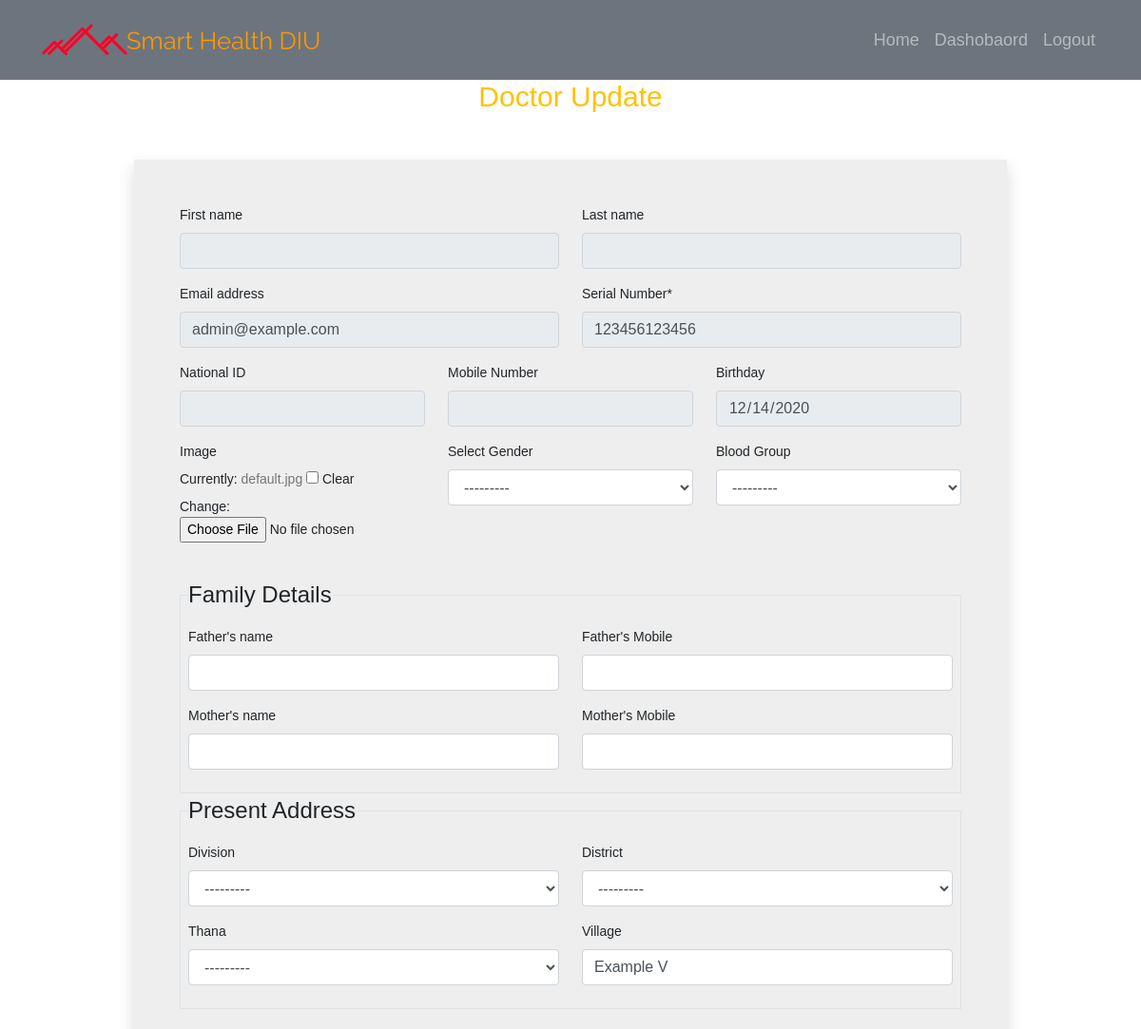
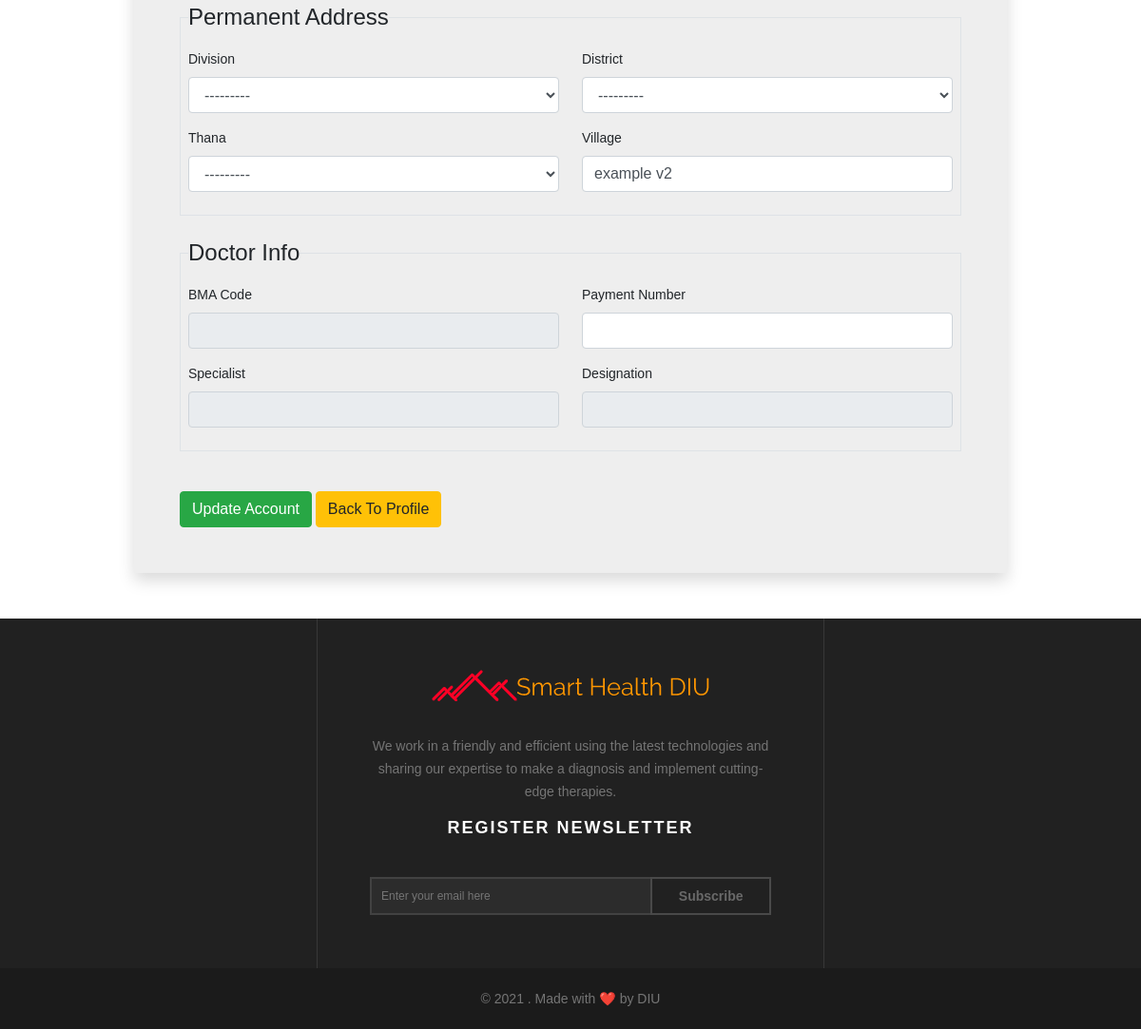
Screenshot of /doctor/1/update/ (signed in) with the database file from the repository (2 pictures, top to bottom).
### users/models.py (models this page shows, shortened)
class User(AbstractUser):
    USER_TYPE_CHOICES = (
        (1, 'admin'),
        (2, 'doctor'),
        (3, 'patients'),
        (4, 'doctor admin'),
        (5, 'patient admin'),
    )
    VERIFY_STATUS = (
        ('yes', 'yes'),
        ('no', 'no')
    )
    GENDER_CHOICES = (
        ('Male', 'Male'),
        ('Female', 'Female'),
    )
    BG_CHOICES = (
        ('O+', 'O+'),
        ('O-', 'O-'),
        ('A+', 'A+'),
        ('A-', 'A-'),
        ('B+', 'B+'),
        ('B-', 'B-'),
        ('AB+', 'AB+'),
        ('AB-', 'AB-'),
    )
    DESIGNATION_CHOICES = (
        ('Professor', 'Professor'),
	    ('Associate Professor', 'Associate Professor'),
	    ('Assistant Professor', 'Assistant Professor'),
        ('Consultant', 'Consultant'),
	    ('Registras', 'Registras'),
	    ('Assistant Registras', 'Assistant Registras'),
	    ('IMO', 'IMO'),
        ('EMO', 'EMO'),
        ('RMO', 'RMO'),
        ('HMO', 'HMO'),
        ('Other', 'Other')
    )
    username = None
    sn = models.CharField(verbose_name='Serial Number', max_length=12, unique=True, error_messages={'required': 'Your Name is Required'})
    pm_division = models.ForeignKey(Division, verbose_name='Division', related_name='pm_division', on_delete=models.DO_NOTHING, null=True, blank=True)
    pm_district = models.ForeignKey(District, verbose_name='District', related_name='pm_district', on_delete=models.DO_NOTHING, null=True, blank=True)
    pm_thana = models.ForeignKey(Thana, verbose_name='Thana', related_name='pm_thana', on_delete=models.DO_NOTHING, null=True, blank=True)
    ps_division = models.ForeignKey(Division, verbose_name='Division', related_name='ps_division', on_delete=models.DO_NOTHING, null=True, blank=True)
    ps_district = models.ForeignKey(District, verbose_name='District', related_name='ps_district', on_delete=models.DO_NOTHING, null=True, blank=True)
    ps_thana = models.ForeignKey(Thana, verbose_name='Thana', related_name='ps_thana', on_delete=models.DO_NOTHING, null=True, blank=True)
    pm_village = models.CharField(verbose_name='Village',max_length=50, null=True, blank=True)
    ps_village = models.CharField(verbose_name='Village',max_length=50, null=True, blank=True)
    pm_union = models.CharField(verbose_name='Union',max_length=50, null=True, blank=True)
    ps_union = models.CharField(verbose_name='Union',max_length=50, null=True, blank=True)
    pm_ward = models.CharField(verbose_name='Ward',max_length=50, null=True, blank=True)
    ps_ward = models.CharField(verbose_name='Ward',max_length=50, null=True, blank=True)
    birthday = models.DateField(null=True, blank=True)
    image = models.ImageField(default='default.jpg', upload_to='users', null=True, blank=True)
    verified = models.CharField(max_length=10, choices=VERIFY_STATUS, null=True, default='no')
    user_type = models.PositiveIntegerField(choices=USER_TYPE_CHOICES, default=3, blank=True, null=True)
    mobile = models.CharField(verbose_name='Mobile Number', max_length=11, blank=True)
    payment = models.CharField(verbose_name='Payment Number', max_length=11, null=True, blank=True)
    nid = models.CharField(verbose_name='National ID', max_length=10, unique=True, blank=True, null=True)
    bma = models.CharField(verbose_name='BMA Code', max_length=20, unique=True, blank=True, null=True)
    institute = models.CharField(verbose_name='Institute', max_length=100, blank=True, null=True)
    designation = models.CharField(verbose_name='Designation', max_length=50, choices=DESIGNATION_CHOICES, blank=True, null=True)
    specialist = models.ForeignKey(Speciality, verbose_name='Specialist', blank=True, null=True, on_delete=models.CASCADE)
    father_name = models.CharField(verbose_name='Father\'s name', max_length=25, null=True, blank=True)
    mother_name = models.CharField(verbose_name='Mother\'s name', max_length=25, null=True, blank=True)
    father_mobile = models.CharField(verbose_name='Father\'s Mobile', max_length=11, null=True, blank=True)
    mother_mobile = models.CharField(verbose_name='Mother\'s Mobile', max_length=11, null=True, blank=True)
    bg = models.CharField(verbose_name='Blood Group', max_length=11, choices=BG_CHOICES, null=True, blank=True)
    gender = models.CharField(verbose_name='Select Gender', max_length=11, choices=GENDER_CHOICES, null=True, blank=True)
    USERNAME_FIELD = 'sn'

### users/views.py (the view, shortened to what this page needs)
# urls.py: path('doctor/<int:pk>/update/', DoctorUpdateView.as_view(), name='doctor-update'),
class DoctorUpdateView(LoginRequiredMixin, UserPassesTestMixin, UpdateView):
    model = User
    form_class = UpdateForm
    template_name = 'users/doctor_update.html'
    def test_func(self):
        obj = self.get_object()
        if obj.id == self.request.user.id:
            return True

### users/models.py (called while the page is built)
    def __str__(self):
        return self.name

    def __str__(self):
        return self.name

    def __str__(self):
        return self.name

### users/templates/users/doctor_update.html (shortened to what this page needs)
{% extends 'users/dashboard/base.html' %}
{% load crispy_forms_tags %}
{% block content %}
    <h3 class="text-center text-warning">Doctor Update</h3>
    <div class="row my-5">
        <form action="" method="POST" class="w-75 mx-auto p-5 shadow" style="background-color: #eee;" id="regForm" enctype="multipart/form-data" data-districts-url="{% url 'ajax_load_districts' %}" data-thanas-url="{% url 'ajax_load_thanas' %}" novalidate>
            <div class="row">
                <div class="col-md-6">
                    {{ form.first_name|as_crispy_field }}
                </div>
                <div class="col-md-6">
                    {{ form.last_name|as_crispy_field }}
                </div>
            </div>
            <div class="row">
                <div class="col-md-6">
                    {{ form.email|as_crispy_field }}
                </div>
                <div class="col-md-6">
                    {{ form.sn|as_crispy_field }}
                </div>
            </div>
            <div class="row">
                <div class="col-md-4">
                    {{ form.nid|as_crispy_field }}
                </div>
                <div class="col-md-4">
                    {{ form.mobile|as_crispy_field }}
                </div>
                <div class="col-md-4">
                    {{ form.birthday|as_crispy_field }}
                </div>
            </div>
            <div class="row">
                <div class="col-md-4">
                    {{ form.image|as_crispy_field }}
                </div>
                <div class="col-md-4">
                    {{ form.gender|as_crispy_field }}
                </div>
                <div class="col-md-4">
                    {{ form.bg|as_crispy_field }}
                </div>
            </div>
            <br>
            <fieldset class="border p-2">
                <legend class="w-auto">Family Details</legend>
                <div class="row">
                    <div class="col-md-6">
                        {{ form.father_name|as_crispy_field }}
                    </div>
                    <div class="col-md-6">
                        {{ form.father_mobile|as_crispy_field }}
                    </div>
                    <div class="col-md-6">
                        {{ form.mother_name|as_crispy_field }}
                    </div>
                    <div class="col-md-6">
                        {{ form.mother_mobile|as_crispy_field }}
                    </div>
                </div>
            </fieldset>
            <fieldset class="border p-2">
                <legend class="w-auto">Present Address</legend>
                <div class="row">
                    <div class="col-md-6">
                        {{ form.ps_division|as_crispy_field }}
                    </div>
                    <div class="col-md-6">
                        {{ form.ps_district|as_crispy_field }}
                    </div>
                    <div class="col-md-6">
                        {{ form.ps_thana|as_crispy_field }}
                    </div>
                    <div class="col-md-6">
                        {{ form.ps_village|as_crispy_field }}
                    </div>
                </div>
            </fieldset>
            <br>
            <fieldset class="border p-2">
                <legend class="w-auto">Permanent Address</legend>
                <div class="row">
                    <div class="col-md-6">
                        {{ form.pm_division|as_crispy_field }}
                    </div>
                    <div class="col-md-6">
                        {{ form.pm_district|as_crispy_field }}
                    </div>
                    <div class="col-md-6">
                        {{ form.pm_thana|as_crispy_field }}
                    </div>
                    <div class="col-md-6">
                        {{ form.pm_village|as_crispy_field }}
                    </div>
                </div>
            </fieldset>
            <br>
            <fieldset class="border p-2">
                <legend class="w-auto">Doctor Info</legend>
                <div class="row">
                    <div class="col-md-6">
                        {{ form.bma|as_crispy_field }}
                    </div>
                    <div class="col-md-6">
                        {{ form.payment|as_crispy_field }}
                    </div>
                    <div class="col-md-6">
                        {{ form.specialist|as_crispy_field }}
                    </div>
                    <div class="col-md-6">
                        {{ form.designation|as_crispy_field }}
                    </div>
                </div>
            </fieldset>
            <br>
            <br>
            <button type="submit" class="btn btn-success submit">Update Account</button>
            <a href="{% url 'user-profile' request.user.id %}" class="btn btn-warning">Back To Profile</a>
        </form>
    </div>
    {% endblock content %}

### users/static/dc/css/style.css (style rules this page uses)
* { margin: 0px; padding: 0px; }
body { background: #FFF; height: 100%; width: 100%; font-weight: normal; margin: 0px; padding: 0px; height: 100%; min-height: 100%; position: relative; font-size: 14px; font-family: 'Raleway', sans-serif; }
h1, h2, h3, h4, h5, h6 { font-weight: normal; color: #333333; }
h3 { font-size: 30px; }
a { -webkit-transition: all 0.4s ease-in-out; -moz-transition: all 0.4s ease-in-out; -o-transition: all 0.4s ease-in-out; -ms-transition: all 0.4s ease-in-out; transition: all 0.4s ease-in-out; text-decoration: none !important; }
a { text-decoration: none; color: #757575; }

### rows the page displays
User: email "admin@example.com", sn "123456123456", birthday "12/14/2020", gender "---------", bg "---------", ps_division "---------", ps_district "---------", ps_thana "---------", ps_village "Example V", pm_division "---------", pm_district "---------", pm_thana "---------", pm_village "example v2"
